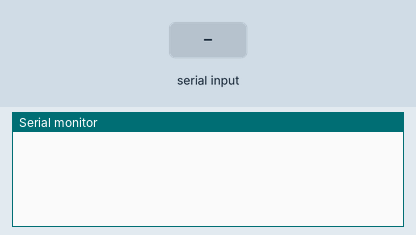
Bench run of a sketch on a simulated Arduino Uno, built with avr-gcc and run on an emulated ATmega328P. Parts: the last lines printed to the serial monitor. Wiring (inferred from the names in the program): 24Cxx EEPROM at I2C address 0x50. The inputs (shaded band) are chosen by the test bench. EEPROM starts erased.

Above: at 1.2 s.
1.3 s: "w 1\n" received over Serial
At 2.4 s:
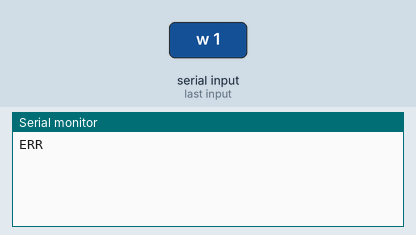
2.8 s: "r 1\n" received over Serial
At 3.6 s:
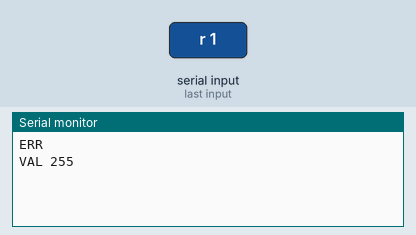

The sketch:

WriteMemoryFromSerial.ino
```cpp
/**
 * WriteMemoryFromSerial by Fabien AUBRET
 * 28/12/2024
 * 03/12/2025 ==> Adding reading capabilities
 *
 * This code enable the user to write values to the AT24C08 using simple Serial commands in the following format:
 * page address value
 * For example:
 *  To read page 0, address 0:
 *    r0 0
 *  To write page 0, address 0, value 58:
 *    w0 0 58
 * With page between 0 and 3
 * Address and value are stored on 8 bits
 *
 * Serial communication speed: 115200 bauds
 *
*/

#include <Wire.h>

int deviceAddress   = 0xA0;

int status;

int read_write_mode = 0; // 0 = Read, 1 = Write
int parameters[3];
bool parametersAcquisition;

bool newRequest = false;

String serialInput;

bool DEBUG = false;

void setup() {
  Wire.begin();

  Serial.begin(115200);
}

void loop() {
  readSerial();

  if(newRequest) {
    if(!parametersAcquisition) {
      Serial.println("ERR");
    }
    else {
      if(read_write_mode == 1) {
        writeData(parameters[0], parameters[1], parameters[2]);
        if(!status) { Serial.println("OK"); }
        else { Serial.println("ERR"); }
      }
      else {
        int value = readData(parameters[0], parameters[1]);
        if(!status) {
          Serial.print("VAL ");
          Serial.println(value);
        }
        else { Serial.println("ERR"); }
      }
    }
    newRequest = false;
  }

  // if(bufferSize > 0) {
  //   // --- We have received data
  //   // --- The data should be in the format Page Address Value
  //   // --- 8 bits for each of the value
  //   getParameters(inBuffer, parameters, read_write_mode);

  //   // Serial.println((String)parameters[0] + ", " + parameters[1] + ", " + parameters[2]);

  //   if(read_write_mode == 1) {
  //     writeData(parameters[0], parameters[1], parameters[2]);
  //   }
  //   else {
  //     uint8_t valueRead = readData(parameters[0], parameters[1]);
  //     Serial.print("Read value ");
  //     Serial.print(valueRead);
  //     Serial.print(" on page ");
  //     Serial.print(parameters[0]);
  //     Serial.print(", address ");
  //     Serial.println(parameters[1]);
  //   }
  // }
}

void readSerial() {
  if(Serial.available()) {
    newRequest = true;
    serialInput = Serial.readStringUntil('\n');
    serialInput.replace("\r", "");
    serialInput.trim();
    int index = 0;

    if(serialInput.startsWith("w")) {
      read_write_mode = 1;
      parametersAcquisition = getParameters(serialInput.substring(1), 3);
    }
    else if(serialInput.startsWith("r")) {
      read_write_mode = 0;
      parametersAcquisition = getParameters(serialInput.substring(1), 2);
    }
    else {
      Serial.println("ERR");
    }
  }
}

/*
 * Extract parameters from a string in the following format: X Y Z (space separated)
 */
bool getParameters(String input, int paramCount) {
  int index = 0;

  while(input.length() > 0 && index < paramCount) {
    int spaceIndex = input.indexOf(" ");

    if(spaceIndex >= 0) {
      parameters[index] = input.substring(0, spaceIndex).toInt();
      input = input.substring(spaceIndex+1);
      input.trim();
      index++;
    }
    else {
      parameters[index] = input.toInt();
      index++;
      break;
    }
  }

  return (index == paramCount);
}

/*
 * page: uint8_t, 0, 1, 2, 3
 * addr: uint8_t, the address to write the byte to
 * value: uint8_t, the value (byte) to be written
 */
uint8_t writeData(uint8_t page, uint8_t addr, uint8_t value) {
  if(DEBUG) {
    Serial.println((String)"Writing " + value + " at address " + addr + ", page " + page);
  }
  int writeAddress = ((deviceAddress & 0xF0) >> 1) + page;

  Wire.beginTransmission(writeAddress);
  // --- Send targeted word address
  Wire.write(addr);
  // --- Write desired value
  Wire.write(value);
  // --- End transmission (Send STOP signal)
  status = Wire.endTransmission();

  return status;
}

uint8_t readData(uint8_t page, uint8_t addr) {
  if(DEBUG) {
    Serial.println((String)"Reading on page " + page + ", address " + addr);
  }

  int readAddress = ((deviceAddress & 0xF0) >> 1) + page;

  // --- Position the reading cursor at the correct position
  Wire.beginTransmission(readAddress);
  Wire.write(addr);
  status = Wire.endTransmission();

  int readLength = Wire.requestFrom(readAddress, 1);
  int value = Wire.read();

  // --- Read the value after the cursor
  return value;
}

//  TODO: Add reading function
```

Measured:
- after the input at 1.3 s, the serial monitor: prints a new line at once (image 1)
- after the input at 2.8 s, the serial monitor: prints a new line at once (image 2)
